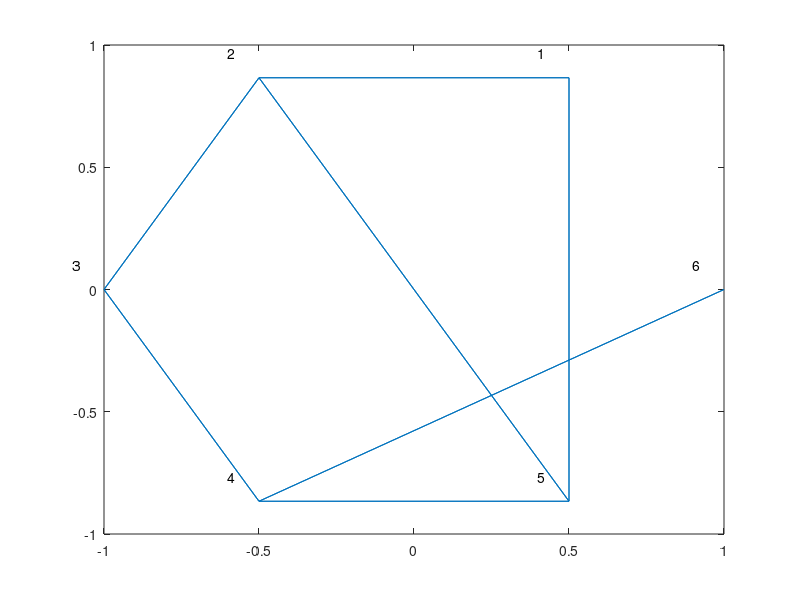

Write MATLAB code to recreate this figure.
%Michael Seung%
%Homework 1%

A = [1,1,0,0,1,0; 1,0,1,0,1,0; 0,1,0,1,0,0; 0,0,1,0,1,1; 1,1,0,1,0,0; 0,0,0,1,0,0];
%Adjancy matrix%

N = size(A,1);
%define dimensions%

coords = [cos(2*pi*(1:N)/N); sin(2*pi*(1:N)/N)]';
%define bound%

gplot(A, coords)

text(coords(:,1) - 0.1, coords(:,2) + 0.1, num2str((1:N)'), 'FontSize', 10)
